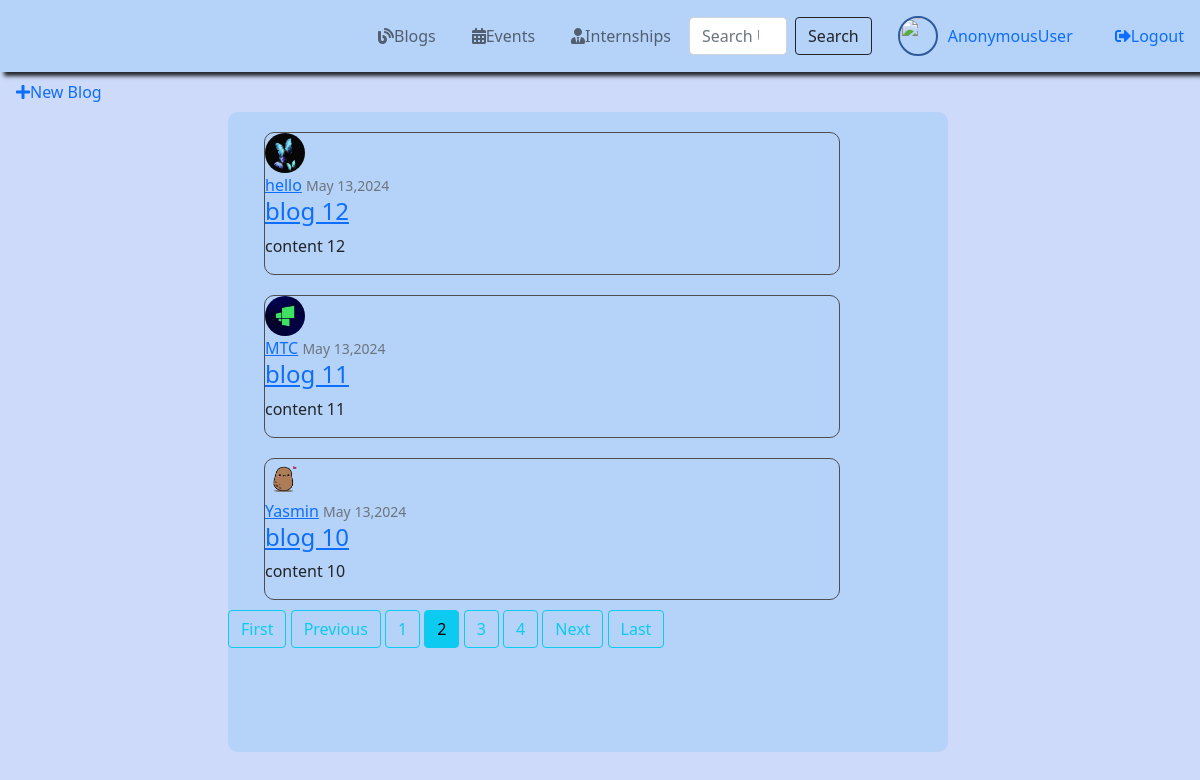
The page /home?page=2 on the database its author committed.
### Home/models.py (models this page shows, shortened)
class Post(models.Model):
    title = models.CharField(max_length = 100)
    content = models.TextField()
    date_posted = models.DateTimeField(default=timezone.now)
    author = models.ForeignKey(User, on_delete=models.CASCADE)

### Signin/models.py (models this page shows, shortened)
class Profile(models.Model):
    user = models.OneToOneField(User, on_delete=models.CASCADE)
    image = models.ImageField(default='images/default.jpg',upload_to='profile_pics')

### Home/views.py (the view)
# urls.py: path('', PostListView.as_view(), name='Home'),
class PostListView(ListView):
    model = Post
    template_name = 'home.html' #<app>/<model>_<viewType>.html
    context_object_name = 'posts'
    ordering = ['-date_posted']
    paginate_by = 3

### Home/templates/Home.html
{% extends 'base.html' %}
{% block content %}
    <a class="nav-link" href="{% url 'post_create' %}">
        <span class="icn"><i class="fas fa-plus"></i></span>New Blog
    </a>
    <div style="border-radius: 10px; background-color: #b5d2f8; margin-left: 19%;  width: 60%; height: 80vh; background-attachment: fixed; overflow-y: auto; scrollbar-width: thin; scrollbar-color: darkgray transparent;">
        {% for post in posts %}
        <fieldset style="border-radius: 10px; border: 1px solid rgb(78, 78, 78); width: 80%; margin-top: 20px; margin-left: 5%; margin-bottom: 10px;">
            <img class="rounded-circle article-img" width="40px" height="40px" src="{{ post.author.profile.image.url }}">
            <div class="media-body">
                <div class="article-metadata">
                    <a class="mr-2" href="{% url 'user_posts' post.author.username %}">{{ post.author }}</a>
                    <small class="text-muted">{{ post.date_posted|date:"F d,Y"}}</small>
                </div>
                <h4><a class="article-title" href="{% url 'post_detail' post.id %}">{{ post.title }}</a></h4>
                <p class="article-content">{{ post.content }}</p>
            </div>
        </fieldset>
        {% endfor %}
        {% if is_paginated %}
            {% if page_obj.has_previous %}
                <a class="btn btn-outline-info mb-4" href="?page=1">First</a>
                <a class="btn btn-outline-info mb-4" href="?page={{ page_obj.previous_page_number }}">Previous</a>
            {% endif %}
            {% for num in page_obj.paginator.page_range  %}
                {% if page_obj.number == num %}
                    <a class="btn btn-info mb-4" href="?page={{ num }}"> {{ num }}</a>
                {% elif num > page_obj.number|add:'-3' and num < page_obj.number|add:'3' %}
                    <a class="btn btn-outline-info mb-4" href="?page={{ num }}">{{ num }}</a>
                {% endif %}
            {% endfor %}
            {% if page_obj.has_next %}
                <a class="btn btn-outline-info mb-4" href="?page={{ page_obj.next_page_number }}">Next</a>
                <a class="btn btn-outline-info mb-4" href="?page={{ page_obj.paginator.num_pages }}">Last</a>
            {% endif %}
        {% endif %}
    </div>
{% endblock %}

### Home/templates/base.html (style rules this page uses)
body { background-color: #cddafa; }
.nav-link { display: flex; align-items: center; text-decoration: none; }
.article-img { margin-right: 10px; }

### rows shown on the page
Post: author.profile.image (picture), author "hello", date_posted "May 13,2024", title "blog 12", content "content 12"
Post: author.profile.image (picture), author "MTC", date_posted "May 13,2024", title "blog 11", content "content 11"
Post: author.profile.image (picture), author "Yasmin", date_posted "May 13,2024", title "blog 10", content "content 10"

### other values the page prints
{{ user }} "AnonymousUser"
{{ num }} "1" "3" "4"
{{ num }} "2"
